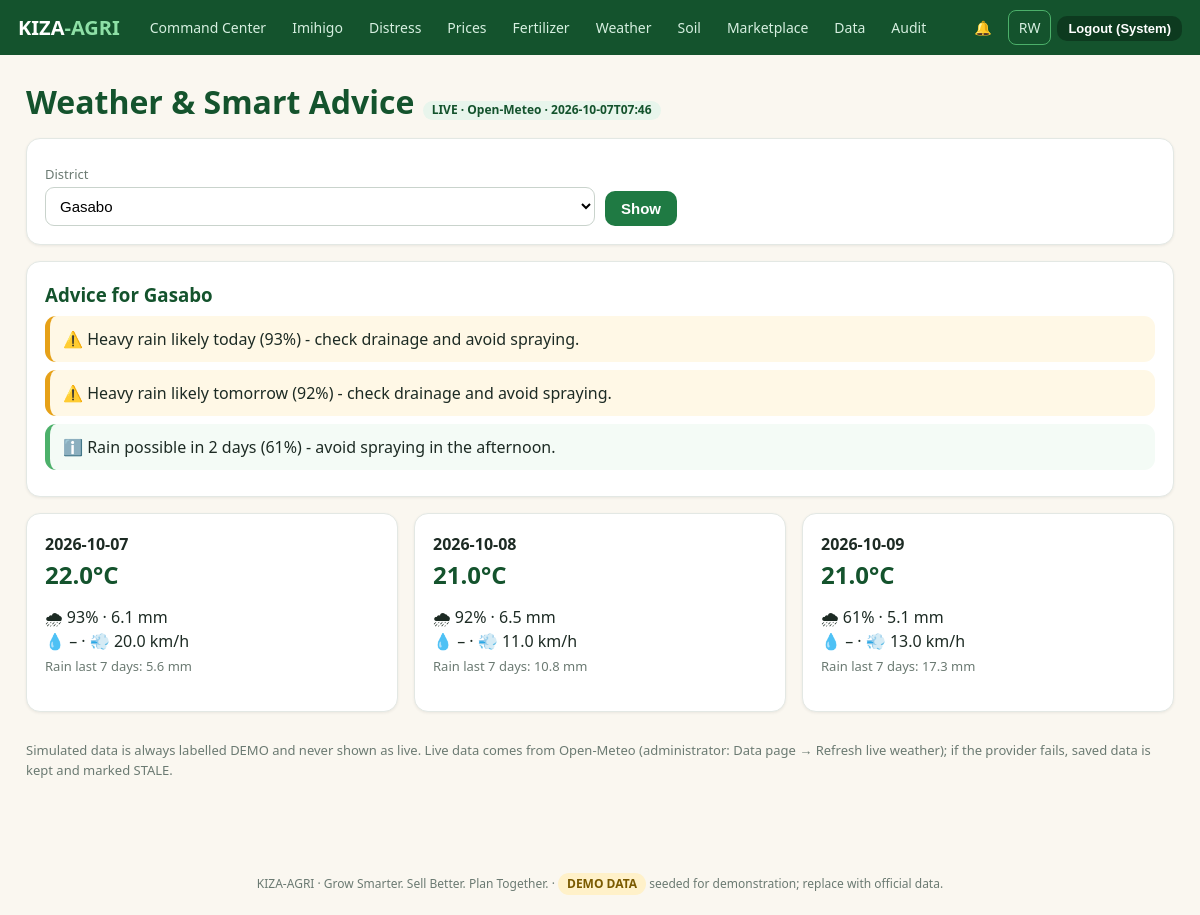
/weather (signed in), run on the app's committed database.
### tables this page shows
CREATE TABLE users(id INTEGER PRIMARY KEY, name TEXT NOT NULL, email TEXT UNIQUE NOT NULL, phone TEXT, pw_hash TEXT NOT NULL,
  role TEXT NOT NULL CHECK(role IN ('farmer','buyer','extension','government','admin')), district TEXT, sector TEXT, lang TEXT DEFAULT 'en',
  status TEXT DEFAULT 'active', created_at TEXT DEFAULT CURRENT_TIMESTAMP);

CREATE TABLE weather(id INTEGER PRIMARY KEY, district TEXT REFERENCES districts(name), day TEXT, temp REAL, rain_prob INTEGER,
  rain_mm REAL, rain_7d REAL, humidity INTEGER, wind REAL, is_demo INTEGER DEFAULT 1, fetched_at TEXT);

### app.py (the view)
@app.get("/weather")
@need("farmer", "extension", "government", "admin")
def weather():
    d = request.args.get("district") or g.user["district"]
    wx = wx3(d)
    live = bool(wx) and not wx[0]["is_demo"]
    stale = live and (wx[0]["fetched_at"] or "")[:10] < str(dt.date.today() - dt.timedelta(1))
    return render_template("weather.html", live=live, stale=stale, wx=wx, tips=rules.weather_advice(wx) if wx else [], ds=Q("SELECT name FROM districts ORDER BY name"), d=d)

### app.py (called while the page is built)
def _c():
    if "db" not in g: g.db = db.conn()
    return g.db

def Q(sql, a=()): return [dict(r) for r in _c().execute(sql, a).fetchall()]

def Q1(sql, a=()): r = _c().execute(sql, a).fetchone(); return dict(r) if r else None

@app.teardown_appcontext
def _close(e):
    if "db" in g: g.db.close()

def me(): return Q1("SELECT * FROM users WHERE id=?", (session["uid"],)) if session.get("uid") else None

def need(*roles):
    def deco(f):
        @wraps(f)
        def w(*a, **k):
            u = me()
            if not u or u["status"] != "active": session.clear(); return redirect("/login")
            if roles and u["role"] not in roles: abort(403)
            g.user = u; return f(*a, **k)
        return w
    return deco

@app.before_request
def csrf():
    if "csrf" not in session: session["csrf"] = secrets.token_hex(16)
    if request.method == "POST" and request.form.get("_csrf") != session["csrf"]:
        flash("Your page expired. Please try again.", "err")
        return redirect(request.path if request.path in ("/login", "/register") else (request.referrer or "/login"))

def tr(k): return RW.get(k, k) if session.get("lang") == "rw" else k

@app.context_processor
def ctx():
    u = me()
    n = Q1("SELECT COUNT(*) c FROM notifications WHERE user_id=? AND is_read=0", (u["id"],))["c"] if u else 0
    demo = bool(Q1("SELECT 1 x FROM market_prices WHERE source LIKE '%DEMO%' LIMIT 1") or
                Q1("SELECT 1 x FROM weather WHERE is_demo=1 LIMIT 1") or
                Q1("SELECT 1 x FROM soil_profiles WHERE is_demo=1 LIMIT 1"))
    return {"is_demo": demo, "user": u, "unread": n, "today": TODAY(), "t": tr, "lang": session.get("lang", "en"), "homes": HOME}

def wx3(d): return Q("SELECT * FROM weather WHERE district=? ORDER BY day LIMIT 3", (d,))

### db.py (called while the page is built)
def conn():
    c = sqlite3.connect(DB)
    c.row_factory = sqlite3.Row
    c.execute("PRAGMA foreign_keys=ON")
    return c

### templates/weather.html
{% extends 'base.html' %}{% block body %}<h1>Weather & Smart Advice {% if not wx %}<span class="tag">No data</span>{% elif live %}<span class="tag">LIVE · Open-Meteo · {{ wx[0].fetched_at }}</span>{% if stale %} <span class="tag bad">STALE – provider unreachable, showing last saved data</span>{% endif %}{% else %}<span class="tag demo">DEMO DATA – not live</span>{% endif %}</h1>
<form class="row card" method="get"><div><label>District</label><select name="district">{% for x in ds %}<option {{ 'selected' if x.name==d }}>{{x.name}}</option>{% endfor %}</select></div><div><button>Show</button></div></form>
<div class="card"><h3>Advice for {{d}}</h3>{% for k,t in tips %}<div class="act {{k}}">{{ '⚠️' if k=='warn' else '✅' if k=='ok' else 'ℹ️' }} {{t}}</div>{% endfor %}</div>
<div class="grid g3">{% for w in wx %}<div class="card"><b>{{w.day}}</b><h2>{{w.temp|round}}°C</h2><p>🌧 {{w.rain_prob}}% · {{w.rain_mm}} mm<br>💧 {{ w.humidity if w.humidity is not none else '–' }}{{ '%' if w.humidity is not none }} · 💨 {{w.wind|round}} km/h<br><span class="mut">Rain last 7 days: {{w.rain_7d}} mm</span></p></div>{% endfor %}</div>
<p class="mut">Simulated data is always labelled DEMO and never shown as live. Live data comes from Open-Meteo (administrator: Data page → Refresh live weather); if the provider fails, saved data is kept and marked STALE.</p>{% endblock %}

### templates/base.html (shortened to what this page needs)
<!doctype html><html lang="en"><head><link rel="stylesheet" href="/static/style.css"></head><body>
<nav><a class="brand" href="/">KIZA<b>-AGRI</b></a>
{% if user %}{% set r = user.role %}
{% if r in ('extension','government','admin') %}<a class="l" href="/gov">{{ t('Command Center') }}</a><a class="l" href="/imihigo">Imihigo</a><a class="l" href="/distress/inbox">Distress</a><a class="l" href="/prices">{{ t('Prices') }}</a><a class="l" href="/rules">{{ t('Fertilizer') }}</a><a class="l" href="/weather">{{ t('Weather') }}</a><a class="l" href="/soil">{{ t('Soil') }}</a><a class="l" href="/market">{{ t('Marketplace') }}</a>{% endif %}
{% if r in ('government','admin') %}<a class="l" href="/admin/data">{{ t('Data') }}</a>{% endif %}{% if r=='admin' %}<a class="l" href="/audit">Audit</a>{% endif %}
<a class="l" href="/notifications">🔔{% if unread %} <span class="badge">{{unread}}</span>{% endif %}</a>
<a class="l" href="/lang/{{ 'en' if lang=='rw' else 'rw' }}" style="border:1px solid #4cb06a">{{ 'EN' if lang=='rw' else 'RW' }}</a>
<form method="post" action="/logout">{{ csrf_input() }}<button class="sm" style="background:#0d3a1f">{{ t('Logout') }} ({{ user.name.split()[0] }})</button></form>
{% else %}<span class="sp"></span><a class="l" href="/lang/{{ 'en' if lang=='rw' else 'rw' }}">{{ 'EN' if lang=='rw' else 'RW' }}</a><a class="l" href="/login">{{ t('Login') }}</a><a class="btn sm" href="/register">{{ t('Register') }}</a>{% endif %}</nav>
<main>{% for c,m in get_flashed_messages(with_categories=true) %}<div class="flash {{c}}">{{m}}</div>{% endfor %}{% block body %}{% endblock %}</main>
<footer>KIZA-AGRI · Grow Smarter. Sell Better. Plan Together. · {% if is_demo %}<span class="tag demo">DEMO DATA</span> seeded for demonstration; replace with official data.{% else %}Data loaded by administrators from official sources.{% endif %}</footer></body></html>

### static/style.css (style rules this page uses)
:root { --g1:#14532d;--g2:#1f7a43;--g3:#4cb06a;--g4:#e8f5ec;--earth:#8a5a2b;--sand:#faf7f0;--ink:#1d2b24;--mut:#6b7a72;--warn:#e6a118;--bad:#d64545;--ok:#2e9e5b;--line:#e3e8e4 }
* { box-sizing:border-box }
body { margin:0;font:16px/1.5 system-ui,Segoe UI,Roboto,sans-serif;color:var(--ink);background:var(--sand) }
a { color:var(--g2) }
h1,h2,h3 { line-height:1.2;margin:.2em 0 .5em;color:var(--g1) }
nav { background:var(--g1);color:#fff;display:flex;align-items:center;gap:6px;padding:10px 18px;flex-wrap:wrap;position:sticky;top:0;z-index:5 }
nav .brand { font-weight:800;font-size:20px;color:#fff;text-decoration:none;margin-right:14px }
nav .brand b { color:#8ee0a6 }
nav a.l { color:#d6efe0;text-decoration:none;padding:6px 10px;border-radius:8px;font-size:14px }
nav form { display:inline }
main { max-width:1180px;margin:0 auto;padding:22px 16px 60px }
.card { background:#fff;border:1px solid var(--line);border-radius:14px;padding:18px;margin-bottom:16px;box-shadow:0 1px 3px #0001 }
.grid { display:grid;gap:16px }
.g3 { grid-template-columns:repeat(auto-fit,minmax(230px,1fr)) }
.btn,button { background:var(--g2);color:#fff;border:0;border-radius:10px;padding:9px 16px;font-size:15px;cursor:pointer;text-decoration:none;display:inline-block;font-weight:600 }
.btn.sm,button.sm { padding:5px 11px;font-size:13px }
input,select { padding:9px 10px;border:1px solid #c9d3cc;border-radius:9px;font-size:15px;width:100%;background:#fff }
label { font-size:13px;color:var(--mut);display:block;margin:8px 0 3px }
form.row { display:grid;gap:10px;grid-template-columns:repeat(auto-fit,minmax(150px,1fr));align-items:end }
.act { display:flex;gap:10px;align-items:flex-start;padding:11px 13px;border-radius:11px;margin-bottom:8px;text-decoration:none;color:var(--ink);border-left:5px solid var(--g3);background:#f4fbf6 }
.act.warn { border-color:var(--warn);background:#fff8e6 }
.tag { display:inline-block;padding:2px 9px;border-radius:99px;font-size:12px;font-weight:700;background:var(--g4);color:var(--g1) }
.tag.demo { background:#fff1c9;color:#7a5a00 }
.mut { color:var(--mut);font-size:13px }
footer { text-align:center;color:var(--mut);font-size:12px;padding:20px }

### data on the page
users: name "System", district "Gasabo"
weather: fetched_at "2026-10-07T07:46", day "2026-10-07", temp "22.0", rain_prob "93", rain_mm "6.1", humidity "–", wind "20.0", rain_7d "5.6"
weather: day "2026-10-08", temp "21.0", rain_prob "92", rain_mm "6.5", humidity "–", wind "11.0", rain_7d "10.8"
weather: day "2026-10-09", temp "21.0", rain_prob "61", rain_mm "5.1", humidity "–", wind "13.0", rain_7d "17.3"

### other printed values
{{ t('Command Center') }} "Command Center"
{{ t('Prices') }} "Prices"
{{ t('Fertilizer') }} "Fertilizer"
{{ t('Weather') }} "Weather"
{{ t('Soil') }} "Soil"
{{ t('Marketplace') }} "Marketplace"
{{ t('Data') }} "Data"
{{ 'EN' if lang=='rw' else 'RW' }} "RW"
{{ t('Logout') }} "Logout"
{{ '⚠️' if k=='warn' else '✅' if k=='ok' else 'ℹ️' }} "⚠️" "⚠️" "ℹ️"
{{ t }} "Heavy rain likely today (93%) - check drainage and avoid spraying." "Heavy rain likely tomorrow (92%) - check drainage and avoid spraying." "Rain possible in 2 days (61%) - avoid spraying in the afternoon."
form field district "Gasabo"
